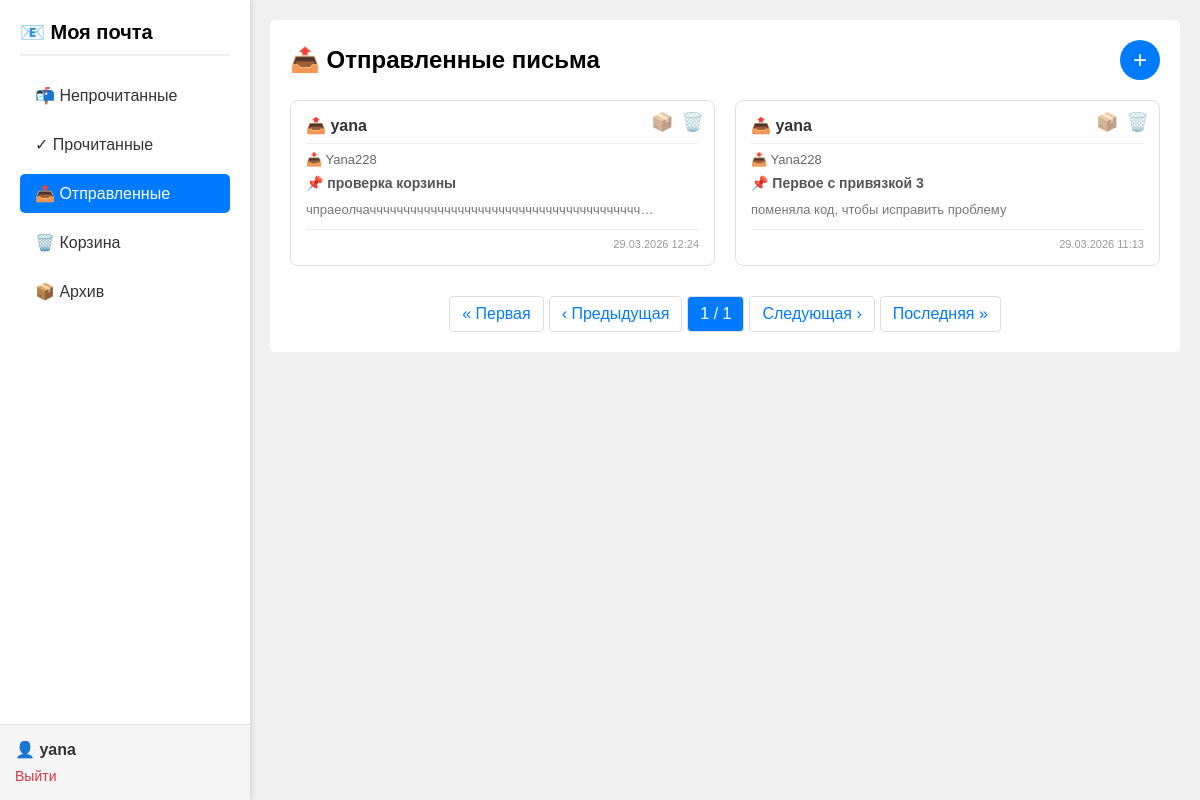
Screenshot of /sent/ (signed in) with the database file from the repository.
### mail/models.py (models this page shows, shortened)
class Email(models.Model):
    FOLDER_CHOICES = [
        ("inbox", "Входящие"),
        ("sent", "Отправленные"),
        ("read", "Прочитанные"),
        ("unread", "Непрочитанные"),
        ("archive", "Архив"),
        ("trash", "Корзина"),
    ]
    sender = models.CharField("Отправитель (текст)", max_length=100)
    recipient = models.CharField("Получатель (текст)", max_length=100)
    subject = models.CharField("Тема", max_length=200)
    body = models.TextField("Текст письма")
    created_at = models.DateTimeField("Дата создания", auto_now_add=True)
    is_read = models.BooleanField("Прочитано", default=False)
    folder = models.CharField(
        "Папка", max_length=20, default="inbox", choices=FOLDER_CHOICES
    )
    sender_user = models.ForeignKey(
        User,
        on_delete=models.CASCADE,
        related_name="sent_emails",
        verbose_name="Отправитель (пользователь)",
        null=True,
        blank=True,
    )
    recipient_user = models.ForeignKey(
        User,
        on_delete=models.CASCADE,
        related_name="received_emails",
        verbose_name="Получатель (пользователь)",
        null=True,
        blank=True,
    )

### mail/views.py (the view)
# urls.py: path("sent/", views.sent_emails, name="sent"),
@login_required
def sent_emails(request):
    emails = Email.objects.filter(sender_user=request.user, folder="sent").order_by(
        "-created_at"
    )
    paginator = Paginator(emails, 9)
    page_number = request.GET.get("page")
    page_obj = paginator.get_page(page_number)
    return render(
        request, "mail/sent.html", {"page_obj": page_obj, "active_tab": "sent"}
    )

### templates/mail/sent.html (shortened to what this page needs)
{% extends 'mail/base.html' %}
{% block content %}
    <div class="header-with-button">
        <h2>📤 Отправленные письма</h2>
        <a href="{% url 'mail:compose' %}" class="add-button">+</a>
    </div>
    {% if page_obj %}
        <div class="emails-grid">
            {% for email in page_obj %}
                <div class="email-card">
                    <a href="{% url 'mail:view_email' email.id %}" style="text-decoration: none; color: inherit; display: block;">
                        <div class="email-sender">📤 {{ email.sender|truncatechars:30 }}</div>
                        <div class="email-recipient">📥 {{ email.recipient|truncatechars:30 }}</div>
                        <div class="email-subject">📌 {{ email.subject|truncatechars:40 }}</div>
                        <div class="email-body">{{ email.body|truncatechars:50 }}</div>
                        <div class="email-date">{{ email.created_at|date:"d.m.Y H:i" }}</div>
                    </a>
                    <div class="action-icons">
                        <form method="post" action="{% url 'mail:move_to_archive' email.id %}">
                            <button type="submit" title="Архивировать">📦</button>
                        </form>
                        <form method="post" action="{% url 'mail:move_to_trash' email.id %}">
                            <button type="submit" title="Удалить">🗑️</button>
                        </form>
                    </div>
                </div>
            {% endfor %}
        </div>
        <div class="pagination">
            {% if page_obj.has_previous %}
                <a href="?page=1">« Первая</a>
                <a href="?page={{ page_obj.previous_page_number }}">‹ Предыдущая</a>
            {% else %}
                <span class="disabled">« Первая</span>
                <span class="disabled">‹ Предыдущая</span>
            {% endif %}
            <span class="current">{{ page_obj.number }} / {{ page_obj.paginator.num_pages }}</span>
            {% if page_obj.has_next %}
                <a href="?page={{ page_obj.next_page_number }}">Следующая ›</a>
                <a href="?page={{ page_obj.paginator.num_pages }}">Последняя »</a>
            {% else %}
                <span class="disabled">Следующая ›</span>
                <span class="disabled">Последняя »</span>
            {% endif %}
        </div>
    {% else %}
        <div class="empty-state">
            <p>Нет отправленных писем</p>
        </div>
    {% endif %}
{% endblock %}

### templates/mail/base.html (shortened to what this page needs)
<!DOCTYPE html>
<html lang="ru">
<head>
</head>
<body>
    <div class="app-container">
        <div class="sidebar">
            <div class="sidebar-top">
                <h1>📧 Моя почта</h1>
                <ul class="nav-menu">
                    <li><a href="{% url 'mail:inbox' %}" class="{% if active_tab == 'inbox' %}active{% endif %}">📬 Непрочитанные</a></li>
                    <li><a href="{% url 'mail:read' %}" class="{% if active_tab == 'read' %}active{% endif %}">✓ Прочитанные</a></li>
                    <li><a href="{% url 'mail:sent' %}" class="{% if active_tab == 'sent' %}active{% endif %}">📤 Отправленные</a></li>
                    <li><a href="{% url 'mail:trash' %}" class="{% if active_tab == 'trash' %}active{% endif %}">🗑️ Корзина</a></li>
                    <li><a href="{% url 'mail:archive' %}" class="{% if active_tab == 'archive' %}active{% endif %}">📦 Архив</a></li>
                </ul>
            </div>
            <div class="user-info-bottom">
                {% if user.is_authenticated %}
                    <div class="username">👤 {{ user.username }}</div>
                    <form method="post" action="/auth/logout/">
                        <button type="submit" class="logout-button">Выйти</button>
                    </form>
                {% else %}
                    <div class="login-links">
                        <a href="/auth/login/">Войти</a> |
                        <a href="{% url 'mail:signup' %}">Регистрация</a>
                    </div>
                {% endif %}
            </div>
        </div>
        <div class="main-content">
            <div class="content-card">
                {% block content %}
                {% endblock %}
            </div>
        </div>
    </div>
</body>
</html>

### templates/mail/base.html (style rules this page uses)
* { margin: 0; padding: 0; box-sizing: border-box; }
body { font-family: Arial, sans-serif; background: #f0f0f0; height: 100vh; overflow: hidden; }
.app-container { display: flex; height: 100vh; overflow: hidden; }
.sidebar { width: 250px; background: white; box-shadow: 2px 0 5px rgba(0,0,0,0.1); display: flex; flex-direction: column; height: 100vh; position: relative; flex-shrink: 0; }
.sidebar-top { flex: 1; overflow-y: auto; padding: 20px; }
.sidebar h1 { font-size: 20px; margin: 0 0 20px 0; padding-bottom: 10px; border-bottom: 2px solid #eee; }
.nav-menu { list-style: none; padding: 0; margin: 0; }
.nav-menu li { margin-bottom: 10px; }
.nav-menu a { display: block; padding: 10px 15px; text-decoration: none; color: #333; border-radius: 5px; transition: background 0.3s; }
.nav-menu a.active { background: #007bff; color: white; }
.user-info-bottom { padding: 15px; background: #f5f5f5; border-top: 1px solid #e0e0e0; flex-shrink: 0; }
.user-info-bottom .username { font-weight: bold; margin-bottom: 8px; color: #333; }
.logout-button { background: none; border: none; color: #dc3545; cursor: pointer; padding: 0; font-size: 14px; text-decoration: none; font-family: inherit; }
.main-content { flex: 1; overflow-y: auto; padding: 20px; }
.content-card { background: white; border-radius: 5px; padding: 20px; }

### templates/mail/sent.html (style rules this page uses)
.emails-grid { display: grid; grid-template-columns: repeat(auto-fill, minmax(350px, 1fr)); gap: 20px; margin-bottom: 30px; }
.email-card { background: white; border: 1px solid #e0e0e0; border-radius: 8px; padding: 15px; transition: box-shadow 0.3s ease; position: relative; }
.email-sender { font-weight: bold; color: #333; font-size: 16px; margin-bottom: 8px; padding-bottom: 8px; border-bottom: 1px solid #eee; }
.email-recipient { color: #666; font-size: 13px; margin-bottom: 8px; }
.email-subject { font-weight: 600; color: #555; font-size: 14px; margin-bottom: 10px; }
.email-body { color: #777; font-size: 13px; line-height: 1.4; margin-bottom: 10px; }
.email-date { color: #999; font-size: 11px; text-align: right; margin-top: 10px; padding-top: 8px; border-top: 1px solid #eee; }
.add-button { display: inline-block; background: #007bff; color: white; font-size: 24px; width: 40px; height: 40px; line-height: 40px; text-align: center; border-radius: 50%; text-decoration: none; }
.header-with-button { display: flex; justify-content: space-between; align-items: center; margin-bottom: 20px; flex-wrap: wrap; }
.action-icons { position: absolute; top: 10px; right: 10px; display: flex; gap: 8px; }
.action-icons form { margin: 0; }
.action-icons button { background: none; border: none; cursor: pointer; font-size: 18px; opacity: 0.6; transition: opacity 0.2s; }
.pagination { display: flex; justify-content: center; gap: 5px; margin-top: 30px; flex-wrap: wrap; }
.pagination a, .pagination span { padding: 8px 12px; border: 1px solid #ddd; border-radius: 4px; text-decoration: none; color: #007bff; }
.pagination .current { background: #007bff; color: white; }

### rows the page displays
Email: sender "yana", recipient "Yana228", subject "проверка корзины", body "чпраеолчачччччччччччччччччччччччччччччччччччччччч…", created_at "29.03.2026 12:24"
Email: sender "yana", recipient "Yana228", subject "Первое с привязкой 3", body "поменяла код, чтобы исправить проблему", created_at "29.03.2026 11:13"

### other values shown
{{ user.username }} "yana"
{{ page_obj.number }} "1"
{{ page_obj.paginator.num_pages }} "1"
